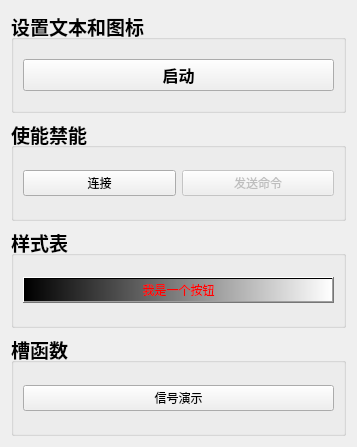
<?xml version="1.0" encoding="UTF-8"?>
<ui version="4.0">
 <class>Widget</class>
 <widget class="QWidget" name="Widget">
  <property name="geometry">
   <rect>
    <x>0</x>
    <y>0</y>
    <width>357</width>
    <height>447</height>
   </rect>
  </property>
  <property name="windowTitle">
   <string>Widget</string>
  </property>
  <layout class="QVBoxLayout" name="verticalLayout">
   <item>
    <widget class="QGroupBox" name="groupBox">
     <property name="font">
      <font>
       <pointsize>14</pointsize>
       <bold>true</bold>
      </font>
     </property>
     <property name="title">
      <string>设置文本和图标</string>
     </property>
     <layout class="QVBoxLayout" name="verticalLayout_2">
      <item>
       <widget class="QPushButton" name="btn_start">
        <property name="font">
         <font>
          <pointsize>12</pointsize>
          <bold>true</bold>
         </font>
        </property>
        <property name="text">
         <string>启动</string>
        </property>
        <property name="icon">
         <iconset resource="icon.qrc">
          <normaloff>:/icon/play.png</normaloff>:/icon/play.png</iconset>
        </property>
        <property name="iconSize">
         <size>
          <width>32</width>
          <height>32</height>
         </size>
        </property>
       </widget>
      </item>
     </layout>
    </widget>
   </item>
   <item>
    <widget class="QGroupBox" name="groupBox_2">
     <property name="font">
      <font>
       <pointsize>14</pointsize>
       <bold>true</bold>
      </font>
     </property>
     <property name="title">
      <string>使能禁能</string>
     </property>
     <layout class="QHBoxLayout" name="horizontalLayout">
      <item>
       <widget class="QPushButton" name="btn_connect">
        <property name="font">
         <font>
          <pointsize>9</pointsize>
          <bold>false</bold>
         </font>
        </property>
        <property name="text">
         <string>连接</string>
        </property>
       </widget>
      </item>
      <item>
       <widget class="QPushButton" name="btn_send">
        <property name="enabled">
         <bool>false</bool>
        </property>
        <property name="font">
         <font>
          <pointsize>9</pointsize>
          <bold>false</bold>
         </font>
        </property>
        <property name="text">
         <string>发送命令</string>
        </property>
       </widget>
      </item>
     </layout>
    </widget>
   </item>
   <item>
    <widget class="QGroupBox" name="groupBox_3">
     <property name="font">
      <font>
       <pointsize>14</pointsize>
       <bold>true</bold>
      </font>
     </property>
     <property name="title">
      <string>样式表</string>
     </property>
     <layout class="QVBoxLayout" name="verticalLayout_3">
      <item>
       <widget class="QPushButton" name="btn_style">
        <property name="font">
         <font>
          <pointsize>9</pointsize>
          <bold>false</bold>
         </font>
        </property>
        <property name="styleSheet">
         <string notr="true">background-color: qlineargradient(spread:pad, x1:0, y1:0, x2:1, y2:0, stop:0 rgba(0, 0, 0, 255), stop:1 rgba(255, 255, 255, 255));
color: rgb(255, 0, 0);</string>
        </property>
        <property name="text">
         <string>我是一个按钮</string>
        </property>
       </widget>
      </item>
     </layout>
    </widget>
   </item>
   <item>
    <widget class="QGroupBox" name="groupBox_4">
     <property name="font">
      <font>
       <pointsize>14</pointsize>
       <bold>true</bold>
      </font>
     </property>
     <property name="title">
      <string>槽函数</string>
     </property>
     <layout class="QVBoxLayout" name="verticalLayout_4">
      <item>
       <widget class="QPushButton" name="btn_signal">
        <property name="font">
         <font>
          <pointsize>9</pointsize>
          <bold>false</bold>
         </font>
        </property>
        <property name="text">
         <string>信号演示</string>
        </property>
       </widget>
      </item>
     </layout>
    </widget>
   </item>
  </layout>
 </widget>
 <resources>
  <include location="icon.qrc"/>
 </resources>
 <connections/>
</ui>
